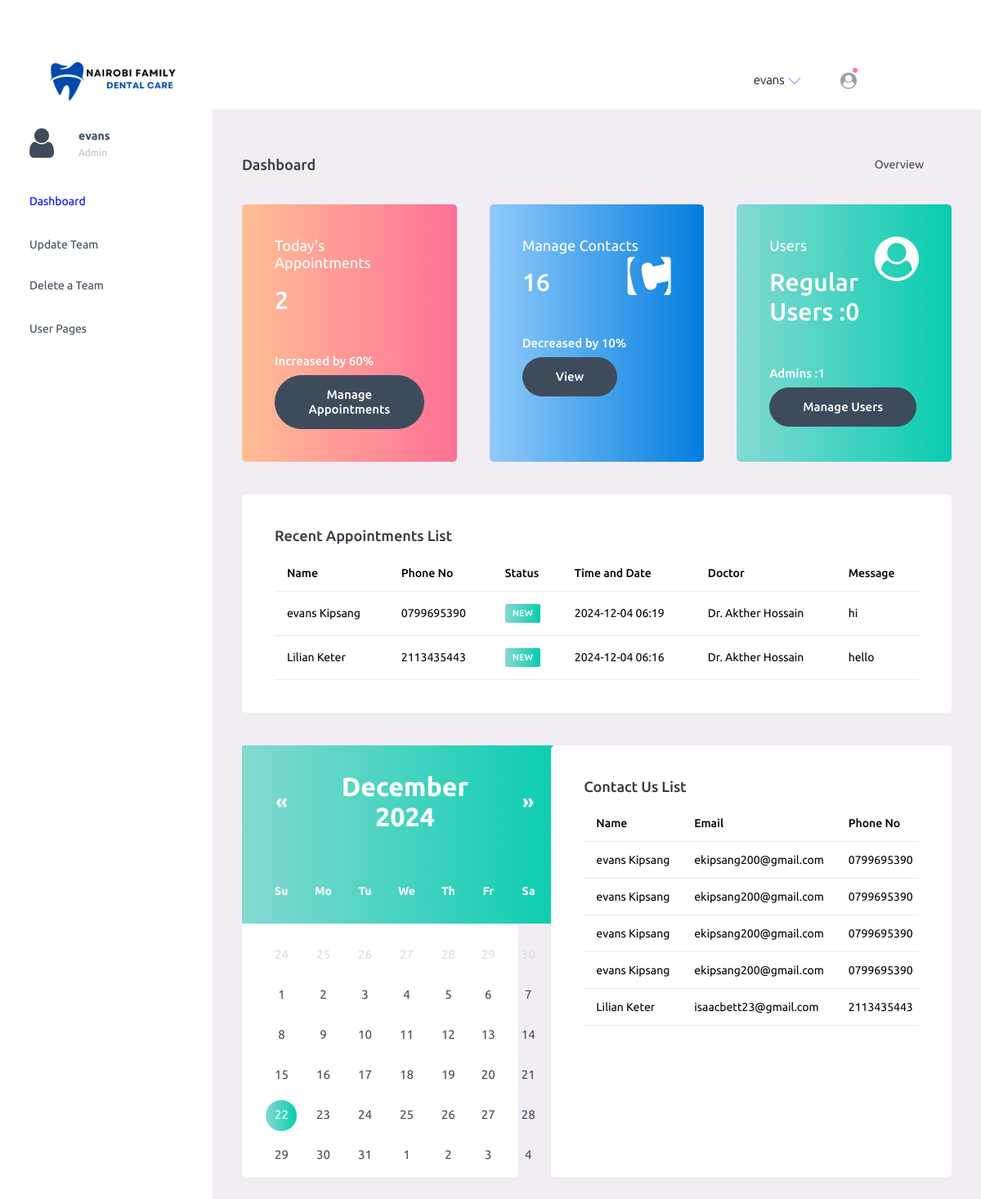
Page /dashboard/ (signed in) on the earlier database version.
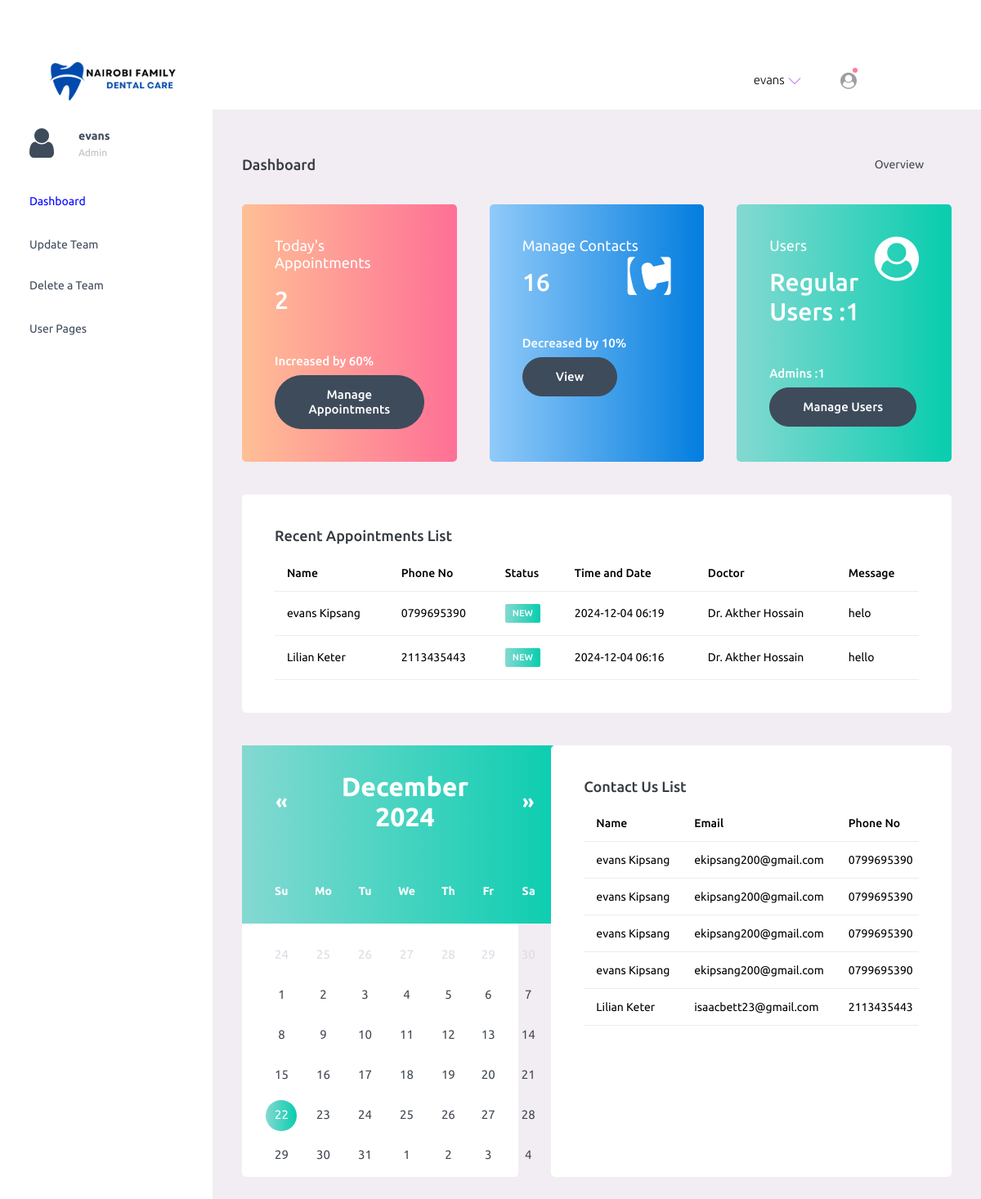
Same page on the later database version.
### DentalcareApp/models.py (models this page shows, shortened)
class Appointment(models.Model):
    name = models.CharField(max_length=100)
    email = models.EmailField()
    phone = models.CharField(max_length=100)
    date = models.DateField()
    time = models.TimeField()
    doctor = models.CharField(max_length=100)
    message = models.TextField()
    appointment_time = models.DateTimeField(auto_now_add=True)
    confirmed = models.BooleanField(default=False)

class Contact(models.Model):
    name = models.CharField(max_length=100)
    email = models.EmailField()
    phone = models.CharField(max_length=100)
    subject = models.CharField(max_length=100)
    message = models.TextField()
    contact_time = models.DateTimeField(auto_now_add=True)

### DentalcareApp/views.py (the view)
# urls.py: path('dashboard/', views.dashboard, name='dashboard'),
@login_required
def dashboard(request):
    appointment_count = Appointment.objects.count()
    contact_count = Contact.objects.count()
    contacts = Contact.objects.order_by('-contact_time')[:5]
    user_count = User.objects.filter(is_staff=False).count()
    user_count_admin = User.objects.filter(is_staff=True).count()
    appointments = Appointment.objects.order_by('-appointment_time')[:5]
    context = {
        'appointment_count': appointment_count,
        'appointments': appointments,
        'contact_count': contact_count,
        'contacts': contacts,
        'user_count': user_count,
        'user_count_admin': user_count_admin,
    }
    return render(request, 'index.html', context)

### templates/index.html (shortened to what this page needs)
<!DOCTYPE html>
<html lang="en">
  <head>
      {% load static %}
    <link rel="stylesheet" href="{% static 'dashboard/assets/vendors/mdi/css/materialdesignicons.min.css' %}">
    <link rel="stylesheet" href="{% static 'dashboard/assets/vendors/ti-icons/css/themify-icons.css' %}">
    <link rel="stylesheet" href="{% static 'dashboard/assets/vendors/css/vendor.bundle.base.css' %}">
    <link rel="stylesheet" href="{% static 'dashboard/assets/vendors/font-awesome/css/font-awesome.min.css' %}">
    <link rel="stylesheet" href="{% static 'dashboard/assets/vendors/font-awesome/css/font-awesome.min.css' %}" />
    <link rel="stylesheet" href="{% static 'dashboard/assets/vendors/bootstrap-datepicker/bootstrap-datepicker.min.css' %}">
    <link rel="stylesheet" href="{% static 'dashboard/assets/css/style.css' %}">
  </head>
  <body>
      <nav class="navbar default-layout-navbar col-lg-12 col-12 p-0 fixed-top d-flex flex-row">
        <div class="text-center navbar-brand-wrapper d-flex align-items-center justify-content-start">
          <a class="navbar-brand brand-logo" href="index.html"><img src="{% static 'img/logo01.png' %}" alt="logo" style="height: 100px; width: 200px; padding: 20px" /></a>
        </div>
        <div class="navbar-menu-wrapper d-flex align-items-stretch">
          <ul class="navbar-nav navbar-nav-right">
            <li class="nav-item nav-profile dropdown">
              <a class="nav-link dropdown-toggle" id="profileDropdown" href="#" data-bs-toggle="dropdown" aria-expanded="false">
                <div class="nav-profile-text">
                  <p class="mb-1 text-black">{{ request.user }}</p>
                </div>
              </a>
            </li>
            <li class="nav-item dropdown">
              <a class="nav-link count-indicator dropdown-toggle" id="notificationDropdown" href="#" data-bs-toggle="dropdown">
                <i class="fa fa-user-circle"></i>
                <span class="count-symbol bg-danger"></span>
              </a>
            </li>
            <li class="nav-item nav-logout d-none d-lg-block">
              <a class="nav-link" href="#">
                <i class="mdi mdi-power"></i>
              </a>
            </li>
            <li class="nav-item nav-settings d-none d-lg-block">
              <a class="nav-link" href="#">
                <i class="mdi mdi-format-line-spacing"></i>
              </a>
            </li>
          </ul>
        </div>
      </nav>
      <div class="container-fluid page-body-wrapper">
        <nav class="sidebar sidebar-offcanvas" id="sidebar">
          <ul class="nav">
            <li class="nav-item nav-profile">
              <a href="#" class="nav-link">
                <div class="nav-profile-image">
                <i   class="fa fa-user fa-3x"></i>
                </div>
                <div class="nav-profile-text d-flex flex-column">
                  <span class="font-weight-bold mb-2">{{ request.user }}</span>
                  <span class="text-secondary text-small">Admin</span>
                </div>
                <i class="mdi mdi-bookmark-check text-success nav-profile-badge"></i>
              </a>
            </li>
            <li class="nav-item">
              <a class="nav-link  " href="{% url 'dashboard' %}">
                <span style="color: blue;"  class="menu-title">Dashboard</span>
                <i style="color: blue;"  class="mdi mdi-home menu-icon color12"></i>
              </a>
            </li>
            <li class="nav-item">
              <a class="nav-link" href="{% url 'upload' %}">
                <span class="menu-title">Update Team</span>
              </a>
               <a class="nav-link" href="{% url 'upload' %}">
                <span class="menu-title">Delete a Team</span>
              </a>
                   <a class="nav-link" data-bs-toggle="collapse" href="#auth" aria-expanded="false" aria-controls="auth">
                <span class="menu-title">User Pages</span>
                <i class="menu-arrow"></i>
                <i class="mdi mdi-lock menu-icon"></i>
              </a>
            </li>
          </ul>
        </nav>
        <div class="main-panel">
          <div class="content-wrapper">
           {% block body %}
            <div class="page-header">
              <h3 class="page-title">
                 Dashboard
              </h3>
              <nav aria-label="breadcrumb">
                <ul class="breadcrumb">
                  <li class="breadcrumb-item active" aria-current="page">
                    Overview <i class="mdi mdi-alert-circle-outline icon-sm text-primary align-middle"></i>
                  </li>
                </ul>
              </nav>
            </div>
            <div class="row">
              <div class="col-md-4 stretch-card grid-margin">
                <div class="card bg-gradient-danger card-img-holder text-white">
                  <div class="card-body">
                    <h4 class="font-weight-normal mb-3">Today's Appointments<i class="mdi mdi-chart-line mdi-24px float-end"></i>
                    </h4>
                    <h2 class="mb-5">{{ appointment_count }}</h2>
                    <h6 class="card-text">Increased by 60%</h6>
                      <a href="{% url 'appointments_dashboard' %}"> <button class="btn btn-dark btn-rounded"><h6 class="card-text">Manage Appointments</h6></button></a>
                  </div>
                </div>
              </div>
              <div class="col-md-4 stretch-card grid-margin">
                <div class="card bg-gradient-info card-img-holder text-white">
                  <div class="card-body">
                    <h4 class="font-weight-normal mb-3">Manage Contacts <i class="fa fa-contao fa-3x float-end"></i>
                    </h4>
                    <h2 class="mb-5">{{ contact_count }}</h2>
                    <h6 class="card-text">Decreased by 10%</h6>
                       <a href="{% url 'contacts_dashboard' %}"> <button class="btn btn-dark btn-rounded"><h6 class="card-text">View</h6></button></a>
                  </div>
                </div>
              </div>
              <div class="col-md-4 stretch-card grid-margin">
                <div class="card bg-gradient-success card-img-holder text-white">
                  <div class="card-body">
                    <h4 class="font-weight-normal mb-3">Users <i class="fa fa-user-circle fa-3x float-end"></i>
                    </h4>
                    <h2 class="mb-5">Regular Users :{{ user_count }}</h2>
                      <h6 class="card-text">Admins :{{ user_count_admin }}</h6>
                   <a href="/admin/a  bb uth/user/"> <button class="btn btn-dark btn-rounded"><h6 class="card-text">Manage Users</h6></button></a>
                  </div>
                </div>
              </div>
            </div>
            <div class="row">
              <div class="col-12 grid-margin">
                <div class="card">
                  <div class="card-body">
                    <h4 class="card-title">Recent Appointments List</h4>
                    <div class="table-responsive">
                      <table class="table">
                        <thead>
                          <tr>
                            <th> Name </th>
                            <th> Phone No </th>
                            <th> Status </th>
                            <th> Time and Date </th>
                              <th> Doctor </th>
                            <th>Message </th>
                          </tr>
                        </thead>
                        <tbody>
                        {% for x in appointments %}
                          <tr>
                            <td>
                             {{ x.name }}
                            </td>
                            <td> {{ x.phone }} </td>
                            <td>
                              <label class="badge badge-gradient-success">NEW</label>
                            </td>
                           <td>{{ x.appointment_time|date:"Y-m-d H:i" }}</td>
                              <td> {{ x.doctor }} </td>
                            <td> {{ x.message }} </td>
                          </tr>
                          {% endfor %}
                        </tbody>
                      </table>
                    </div>
                  </div>
                </div>
              </div>
            </div>
            <div class="row">
              <div class="col-lg-5 grid-margin stretch-card">
                <div class="card">
                  <div class="card-body p-0 d-flex">
                    <div id="inline-datepicker" class="datepicker datepicker-custom"></div>
                  </div>
                </div>
              </div>
              <div class="col-lg-7 grid-margin stretch-card">
                <div class="card">
                  <div class="card-body">
                    <h4 class="card-title">Contact Us List</h4>
                   <div class="table-responsive">
                      <table class="table">
                        <thead>
                          <tr>
                            <th> Name </th>
                              <th> Email </th>
                            <th> Phone No </th>
                          </tr>
                        </thead>
                        <tbody>
                        {% for x in contacts %}
                          <tr>
                            <td>
                             {{ x.name }}
                            </td>
                            <td> {{ x.email }} </td>
                              <td> {{ x.phone }} </td>
                          </tr>
                          {% endfor %}
                        </tbody>
                      </table>
                    </div>
                  </div>
                </div>
              </div>
            </div>
                {% endblock %}
          </div>
        </div>
      </div>
  </body>
</html>

Differences in the rows shown:
changed Appointment "evans Kipsang": message "hi" → "helo"
Other differences:
{{ user_count }}: "0" → "1"
